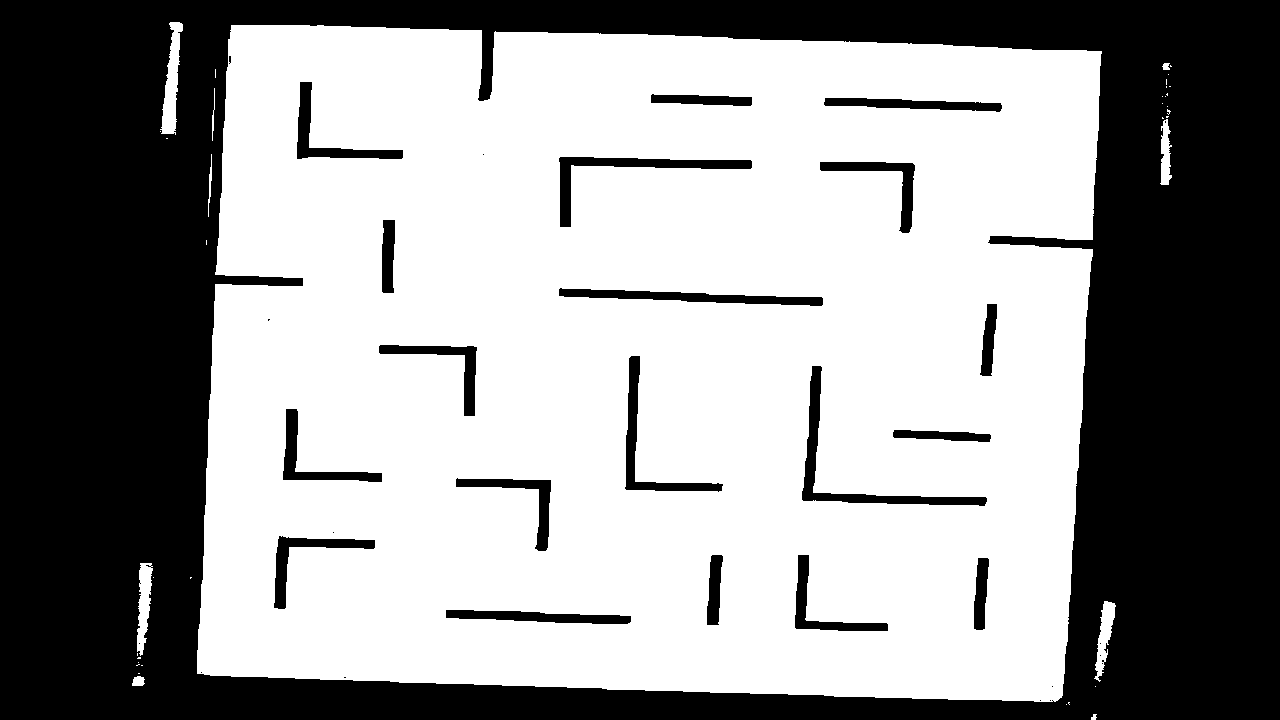
#> input picture not_inflated_image.png, 1280 x 720 px
$ python test.py not_inflated_image.png
#> lines starting #> are read from the running program, lines starting #| are printed output that depends on the picture; after the words box and inside, x2 and y2 are one past the last pixel; in counts of white or black regions, pixels touching at a corner belong together
import cv2
import numpy as np
import matplotlib.pyplot as plt

def read_image(path):
    """
    Reads an image from the specified path in grayscale.
    """
    image = cv2.imread(path, cv2.IMREAD_GRAYSCALE)
    if image is None:
        raise FileNotFoundError(f"Image at path '{path}' not found.")
    return image

def gaussian_blur(image, kernel_size=(5, 5)):
    """
    Applies Gaussian Blur to reduce noise.
    """
    blurred = cv2.GaussianBlur(image, kernel_size, 0)
    return blurred

def morphological_operations(image, close_kernel_size=(5,5), open_kernel_size=(3,3), erosion_kernel_size=(3,3)):
    """
    Applies Closing, Opening, and Erosion to clean up the image before edge detection.
    """
    # Closing: Fill small holes and gaps
    kernel_close = cv2.getStructuringElement(cv2.MORPH_RECT, close_kernel_size)
    closed = cv2.morphologyEx(image, cv2.MORPH_CLOSE, kernel_close, iterations=6)

    # Opening: Remove small noise and artifacts
    kernel_open = cv2.getStructuringElement(cv2.MORPH_RECT, open_kernel_size)
    opened = cv2.morphologyEx(closed, cv2.MORPH_OPEN, kernel_open, iterations=4)

    # Additional Erosion: Refine edges
    kernel_erode = cv2.getStructuringElement(cv2.MORPH_RECT, erosion_kernel_size)
    eroded = cv2.erode(opened, kernel_erode, iterations=3)

    return eroded

def canny_edge_detection(image, low_threshold=50, high_threshold=150):
    """
    Applies Canny Edge Detection on the pre-processed image.
    """
    edges = cv2.Canny(image, low_threshold, high_threshold)
    return edges

def find_contours(processed_image):
    """
    Finds contours in the processed image.
    """
    contours, hierarchy = cv2.findContours(processed_image, cv2.RETR_EXTERNAL, cv2.CHAIN_APPROX_SIMPLE)
    return contours

def filter_contours(contours, image_shape, margin=20):
    """
    Filters out contours that touch the image borders based on the specified margin.
    Returns the largest suitable contour.
    """
    height, width = image_shape
    max_area = 0
    largest_contour = None

    for cnt in contours:
        area = cv2.contourArea(cnt)
        print(area)
        if area > max_area:
            x, y, w, h = cv2.boundingRect(cnt)
            # Check if contour is away from the image borders
            if (x > margin and y > margin and
                x + w < width - margin and
                y + h < height - margin):
                max_area = area
                largest_contour = cnt

    return largest_contour

def approximate_polygon(contour, epsilon_factor=0.02):
    """
    Approximates a contour to a polygon with fewer vertices.
    """
    peri = cv2.arcLength(contour, True)
    epsilon = epsilon_factor * peri
    approx = cv2.approxPolyDP(contour, epsilon, True)
    return approx

def order_corner_points(corners):
    """
    Orders corner points in the order: top-left, top-right, bottom-right, bottom-left.
    """
    # Convert to a list of tuples
    corners = [tuple(pt[0]) for pt in corners]

    # Initialize a list of coordinates that will be ordered
    ordered = [None] * 4

    # Sum and difference to find corners
    s = [pt[0] + pt[1] for pt in corners]
    d = [pt[1] - pt[0] for pt in corners]

    ordered[0] = corners[np.argmin(s)]  # Top-left
    ordered[2] = corners[np.argmax(s)]  # Bottom-right
    ordered[1] = corners[np.argmin(d)]  # Top-right
    ordered[3] = corners[np.argmax(d)]  # Bottom-left

    return ordered

def perspective_transform(image, src_pts, dst_size):
    """
    Applies perspective transformation to the image based on source points.
    """
    dst_width, dst_height = dst_size
    dst_pts = np.array([
        [0, 0],
        [dst_width - 1, 0],
        [dst_width - 1, dst_height - 1],
        [0, dst_height - 1]
    ], dtype="float32")

    src_pts = np.array(src_pts, dtype="float32")

    # Compute the perspective transform matrix
    M = cv2.getPerspectiveTransform(src_pts, dst_pts)

    # Apply the warp perspective
    warped = cv2.warpPerspective(image, M, (dst_width, dst_height))

    return warped

def convert_to_rgba(image):
    """
    Converts a grayscale or BGR image to RGBA.
    """
    if len(image.shape) == 2:
        # Grayscale to RGBA
        rgba = cv2.cvtColor(image, cv2.COLOR_GRAY2RGBA)
    elif len(image.shape) == 3 and image.shape[2] == 3:
        # BGR to RGBA
        rgba = cv2.cvtColor(image, cv2.COLOR_BGR2RGBA)
    else:
        raise ValueError("Unsupported image format for RGBA conversion.")
    return rgba

def visualize_intermediate_steps(original, blurred, morphed, edges, contour_image=None, warped=None):
    """
    Displays intermediate processing steps using matplotlib.
    """
    plt.figure(figsize=(20, 10))

    plt.subplot(2,3,1)
    plt.title('Original Image')
    plt.imshow(original, cmap='gray')
    plt.axis('off')

    plt.subplot(2,3,2)
    plt.title('Gaussian Blurred')
    plt.imshow(blurred, cmap='gray')
    plt.axis('off')

    plt.subplot(2,3,3)
    plt.title('After Morphological Operations')
    plt.imshow(morphed, cmap='gray')
    plt.axis('off')

    plt.subplot(2,3,4)
    plt.title('Canny Edges')
    plt.imshow(edges, cmap='gray')
    plt.axis('off')

    if contour_image is not None:
        plt.subplot(2,3,5)
        plt.title('Contours')
        plt.imshow(contour_image, cmap='gray')
        plt.axis('off')

    if warped is not None:
        plt.subplot(2,3,6)
        plt.title('Final Warped Maze with Corners')
        plt.imshow(warped)
        plt.axis('off')

    plt.tight_layout()
    plt.show()

def process_maze_image(image_path, output_path=None, visualize=False):
    """
    Complete pipeline to process the maze image with morphological operations before edge detection.
    Draws red circles around all detected corners.
    """
    # Step 1: Read Image
    original = read_image(image_path)

    # Step 2: Gaussian Blur
    blurred = gaussian_blur(original)

    # Step 3: Morphological Operations BEFORE Edge Detection
    morphed = morphological_operations(blurred)

    # Step 4: Canny Edge Detection
    edges = canny_edge_detection(morphed)

    # Optional Visualization
    if visualize:
        visualize_intermediate_steps(original, blurred, morphed, edges)

    # Step 5: Find Contours
    contours = find_contours(edges)

    # Optional Visualization of Contours
    if visualize:
        contour_image = np.zeros_like(original)
        cv2.drawContours(contour_image, contours, -1, (255, 255, 255), 2)
        visualize_intermediate_steps(original, blurred, morphed, edges, contour_image)

    # Step 6: Filter Contours
    largest_contour = filter_contours(contours, original.shape)

    if largest_contour is None:
        raise ValueError("No suitable contours found. Ensure the maze has a distinct boundary away from image edges.")

    # Step 7: Approximate to Polygon
    approx = approximate_polygon(largest_contour)

    # Proceed even if the number of points is not 4
    num_corners = len(approx)
    print(f"Detected number of corners: {num_corners}")

    # Step 8: Order Corner Points (only if at least one corner is detected)
    if num_corners >= 1:
        ordered_corners = order_corner_points(approx[:4]) if num_corners >=4 else [tuple(pt[0]) for pt in approx]
        print(f"Ordered corners: {ordered_corners}")
    else:
        ordered_corners = []
        print("No corners detected.")

    # Step 9: Perspective Transformation (only if exactly 4 corners are detected)
    if num_corners == 4:
        warped = perspective_transform(original, ordered_corners, (1280, 720))  # Adjust dst_size as needed

        # Step 10: Convert to BGR for Colored Drawing
        warped_bgr = cv2.cvtColor(warped, cv2.COLOR_GRAY2BGR)

        # Step 11: Draw Red Circles Around All Detected Corners
        for point in ordered_corners:
            cv2.circle(warped_bgr, point, radius=10, color=(0, 0, 255), thickness=-1)  # Red color in BGR

        # Step 12: Convert to RGBA (for consistency with webapp)
        warped_rgba = convert_to_rgba(warped_bgr)

        # Step 13: Save the warped image with corners if output path is provided
        if output_path:
            # Convert RGBA to BGRA for OpenCV before saving
            warped_bgra = cv2.cvtColor(warped_rgba, cv2.COLOR_RGBA2BGRA)
            cv2.imwrite(output_path, warped_bgra)
            print(f"Processed maze image with corners saved to '{output_path}'.")

        # Step 14: Display the final processed maze with corners
        if visualize:
            visualize_intermediate_steps(original, blurred, morphed, edges, contour_image=None, warped=warped_rgba)

        return warped_rgba
    else:
        # If not exactly 4 corners, still draw circles on the original image
        # Convert original to BGR for colored drawing
        original_bgr = cv2.cvtColor(original, cv2.COLOR_GRAY2BGR)

        for point in ordered_corners:
            cv2.circle(original_bgr, point, radius=10, color=(0, 0, 255), thickness=-1)  # Red color in BGR

        # Convert to RGBA
        original_rgba = convert_to_rgba(original_bgr)

        # Save the image with circles if output path is provided
        if output_path:
            # Convert RGBA to BGRA for OpenCV before saving
            original_bgra = cv2.cvtColor(original_rgba, cv2.COLOR_RGBA2BGRA)
            cv2.imwrite(output_path, original_bgra)
            print(f"Processed maze image with detected corners saved to '{output_path}'.")

        # Display the image with circles
        if visualize:
            visualize_intermediate_steps(original, blurred, morphed, edges, contour_image=None, warped=original_rgba)

        return original_rgba

def main():
    import argparse

    parser = argparse.ArgumentParser(description="Process a maze image and display the result with detected corners highlighted.")
    parser.add_argument('image_path', type=str, help='Path to the input maze image.')
    parser.add_argument('--output', type=str, default=None, help='Path to save the processed maze image with corners.')
    parser.add_argument('--visualize', action='store_true', help='Visualize intermediate processing steps.')

    args = parser.parse_args()

    try:
        processed_maze = process_maze_image(args.image_path, args.output, args.visualize)
#> in read_image, `image = cv2.imread(path, cv2.IMREAD_GRAYSCALE)`: image: shape (720, 1280); 58.9% white; 34 black regions (14 under 20 px), largest, box (x1, y1, x2, y2) and area: (0, 0, 1280, 720) 350627, (802, 366, 987, 506) 2766, (559, 157, 752, 227) 2330
#> in morphological_operations, `eroded = cv2.erode(opened, kernel_erode, iterations=3)`:
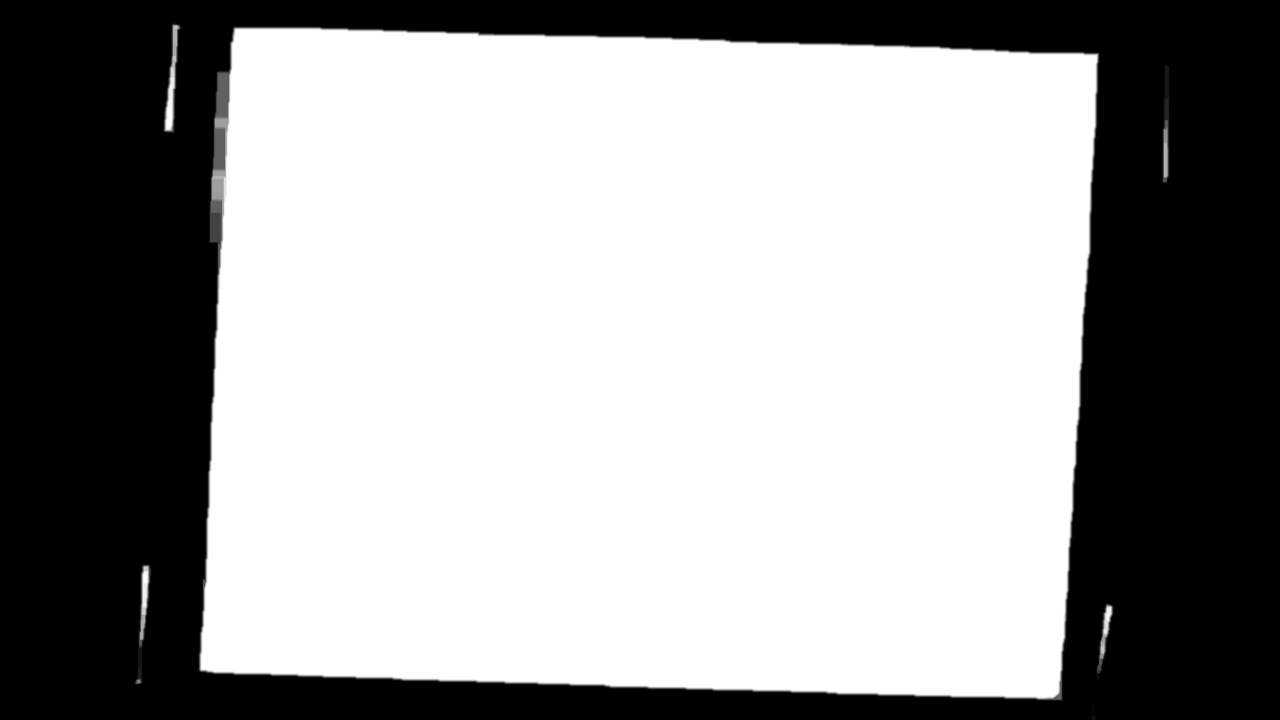
#> eroded: shape (720, 1280); min 0, max 255, mean 155.6
#> in canny_edge_detection, `edges = cv2.Canny(image, low_threshold, high_threshold)`:
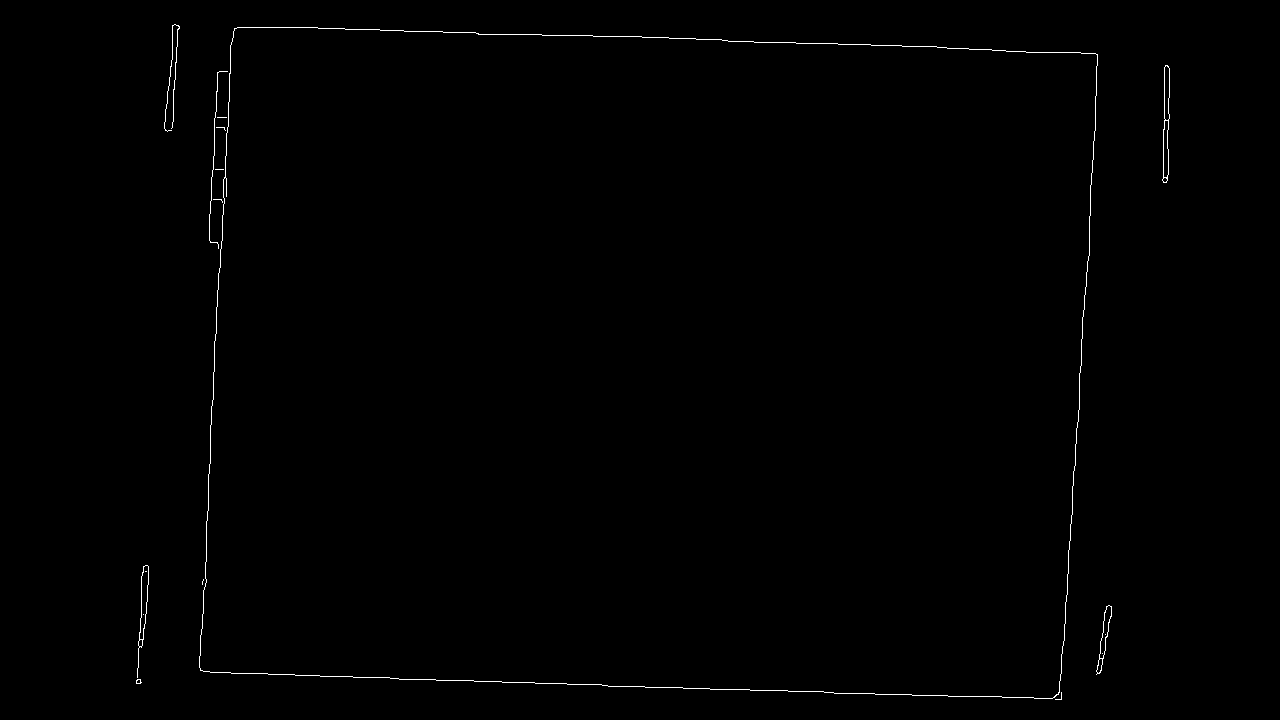
#> edges: shape (720, 1280); 0.45% white in thin lines or dots, all inside (x1, y1, x2, y2) = (136, 24, 1170, 700)
#> in find_contours, `contours, hierarchy = cv2.findContours(processed_image, cv2.RETR_EXTER..`: contours = 13 contours, 9 with area under 20; largest, box (x1, y1, x2, y2) and area: (199, 27, 1098, 699) 559876, (1162, 65, 1170, 183) 528, (137, 565, 149, 678) 412, (1096, 605, 1112, 675) 324
#> the loop in filter_contours, `for cnt in contours:` made 13 passes
#> (area, x, y, w, h, max_area) on passes 3, 5, 11, 12: (324.5, 1096, 605, 16, 70, 324.5), (411.5, 137, 565, 12, 113, 411.5), (527.5, 1162, 65, 8, 118, 527.5), (559876.5, 199, 27, 899, 672, 559876.5)
#| 0.5
#| 16.5
#| 324.5
#| 0.0
#| 411.5
#| 0.5
#| 0.0
#| 0.5
#> (further printed lines are left out)
#> after the loop in filter_contours, `for cnt in contours:`: h = 672; largest_contour = contour of 278 points, box (x1, y1, x2, y2) (199, 27, 1098, 699), area 559876; max_area = 559876.5; w = 899; x = 199; y = 27
#> in approximate_polygon, `peri = cv2.arcLength(contour, True)`: peri = 3060.6
#> in approximate_polygon, `epsilon = epsilon_factor * peri`: epsilon = 61.21
#> in approximate_polygon, `approx = cv2.approxPolyDP(contour, epsilon, True)`: approx = [[234, 28], [200, 670], [1058, 694], [1097, 54]]
#> in process_maze_image, `num_corners = len(approx)`: num_corners = 4
#| Detected number of corners: 4
#> in order_corner_points, `corners = [tuple(pt[0]) for pt in corners]`: corners = [(234, 28), (200, 670), (1058, 694), (1097, 54)]
#> in order_corner_points, `s = [pt[0] + pt[1] for pt in corners]`: s = [262, 870, 1752, 1151]
#> in order_corner_points, `d = [pt[1] - pt[0] for pt in corners]`: d = [-206, 470, -364, -1043]
#> in process_maze_image, `ordered_corners = order_corner_points(approx[:4]) if num_corners >=4 e..`: ordered_corners = [(234, 28), (1097, 54), (1058, 694), (200, 670)]
#| Ordered corners: [(234, 28), (1097, 54), (1058, 694), (200, 670)]
#> in perspective_transform, `src_pts = np.array(src_pts, dtype="float32")`: src_pts = [[234, 28], [1097, 54], [1058, 694], [200, 670]]
#> in perspective_transform, `M = cv2.getPerspectiveTransform(src_pts, dst_pts)`: M = [[1.47, 0.0781, -347.1], [-0.0335, 1.11, -23.26], [-3.07e-06, -9.38e-06, 1]]
#> in perspective_transform, `warped = cv2.warpPerspective(image, M, (dst_width, dst_height))`:
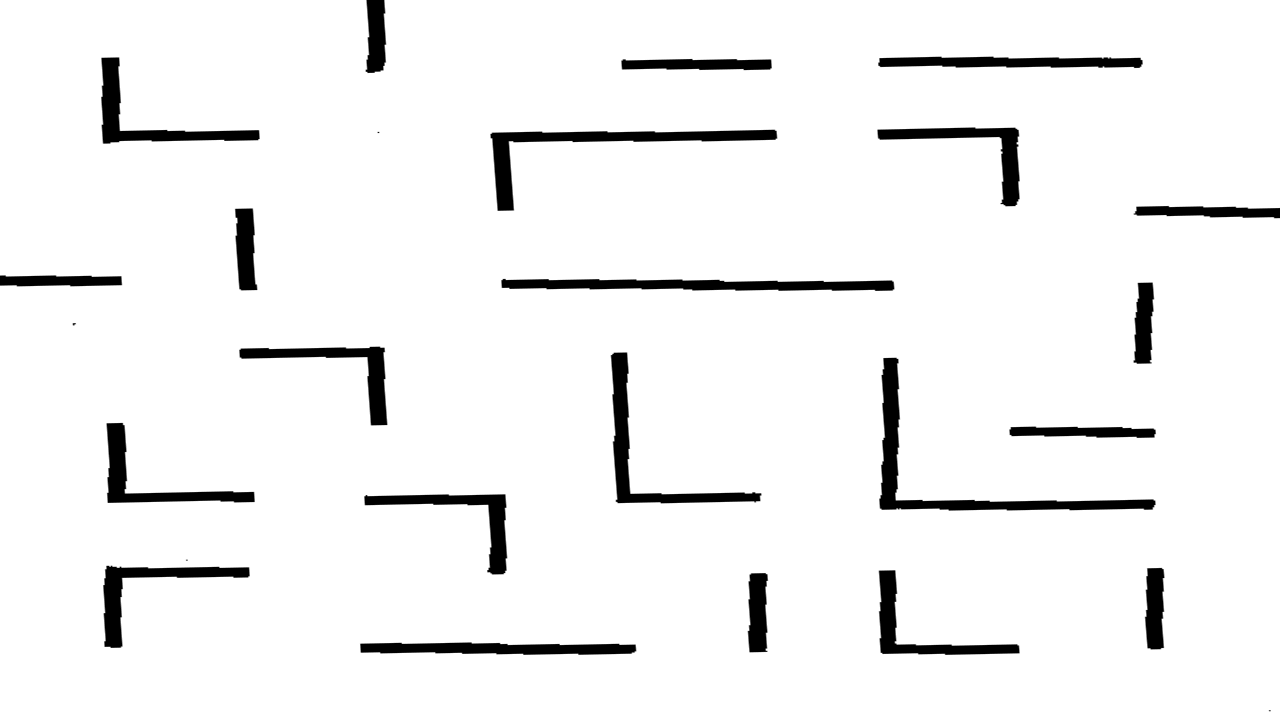
#> warped: shape (720, 1280); min 0, max 255, mean 241.1
#> the loop in process_maze_image, `for point in ordered_corners:` made 4 passes
#> after the loop in process_maze_image, `for point in ordered_corners:`:
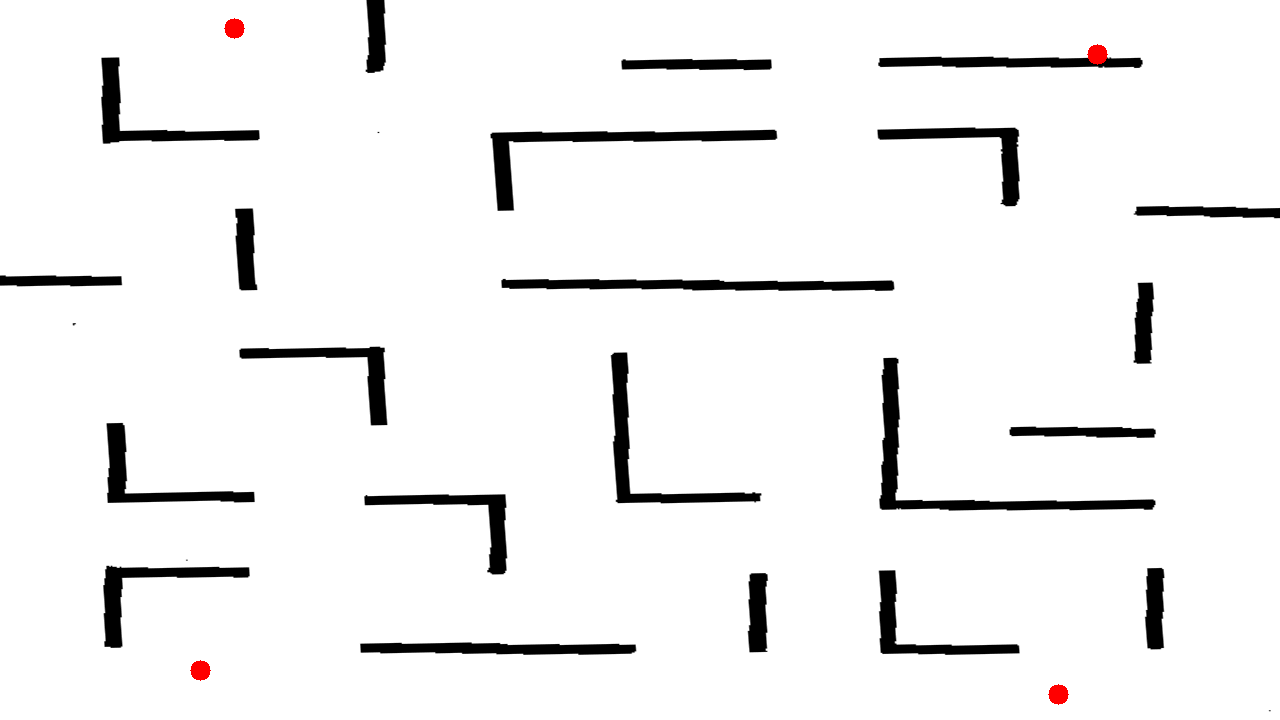
#> warped_bgr: shape (720, 1280, 3); mean B, G, R 240.8, 240.8, 241.1
        print("Maze processing completed successfully.")
    except Exception as e:
        print(f"Error: {e}")

if __name__ == "__main__":
    main()
